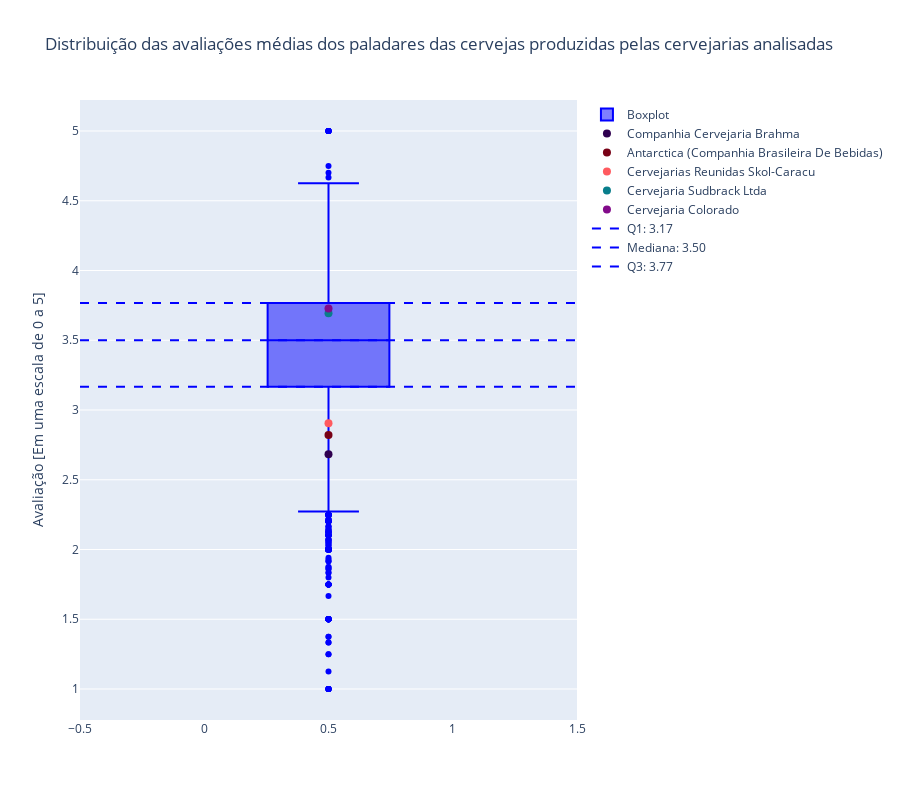

Source (notebook cell):
### Code cell
# Gera um boxplot da distribuição das avaliações médias dos paladares das cervejas produzidas pelas cervejarias presentes no dataset, 
# destacando as cervejarias brasileiras e os quartis do boxplot em questão.

# Cria uma lista de cores para destacar os pontos que representam as cervejarias brasileiras.
colors = ["#2F004F","#780116", "#FF5A5F", "#087E8B","#820B8A"]

# Cria um título para o plot.
title = "Distribuição das avaliações médias dos paladares das cervejas produzidas pelas cervejarias analisadas"

# Cria um título para o eixo y do plot.
yaxis_title = "Avaliação [Em uma escala de 0 a 5]"

# Cria o plot descrito no ínicio dessa célula.
generate_boxplot(breweries_production_palate_reviews, brazilian_breweries_production_palate_reviews, 
                 colors,title=title, yaxis_title=yaxis_title)

### Figure 1 — Plotly figure (JSON) as saved in the notebook; plotly's stock layout.template omitted (floating-point values rounded to 4 significant figures; data arrays with more than 128 entries replaced by an {"elided": "..."} marker saying what was removed)
{"data": [{"line": {"color": "blue"}, "marker": {"color": "blue"}, "name": "Boxplot", "type": "box", "x": {"elided": "5742 float values"}, "y": {"elided": "5742 float values"}}, {"marker": {"color": "#2F004F", "size": 8}, "mode": "markers", "name": "Companhia Cervejaria Brahma", "type": "scatter", "x": [0.5], "y": [2.683]}, {"marker": {"color": "#780116", "size": 8}, "mode": "markers", "name": "Antarctica (Companhia Brasileira De Bebidas)", "type": "scatter", "x": [0.5], "y": [2.821]}, {"marker": {"color": "#FF5A5F", "size": 8}, "mode": "markers", "name": "Cervejarias Reunidas Skol-Caracu", "type": "scatter", "x": [0.5], "y": [2.905]}, {"marker": {"color": "#087E8B", "size": 8}, "mode": "markers", "name": "Cervejaria Sudbrack Ltda", "type": "scatter", "x": [0.5], "y": [3.694]}, {"marker": {"color": "#820B8A", "size": 8}, "mode": "markers", "name": "Cervejaria Colorado", "type": "scatter", "x": [0.5], "y": [3.727]}, {"line": {"color": "blue", "dash": "dash"}, "mode": "lines", "name": "Q1: 3.17", "type": "scatter", "x": [-0.5, 1.5], "y": [3.167, 3.167]}, {"line": {"color": "blue", "dash": "dash"}, "mode": "lines", "name": "Mediana: 3.50", "type": "scatter", "x": [-0.5, 1.5], "y": [3.5, 3.5]}, {"line": {"color": "blue", "dash": "dash"}, "mode": "lines", "name": "Q3: 3.77", "type": "scatter", "x": [-0.5, 1.5], "y": [3.766, 3.766]}], "layout": {"height": 800, "showlegend": true, "title": {"text": "Distribuição das avaliações médias dos paladares das cervejas produzidas pelas cervejarias analisadas"}, "yaxis": {"title": {"text": "Avaliação [Em uma escala de 0 a 5]"}}}}
